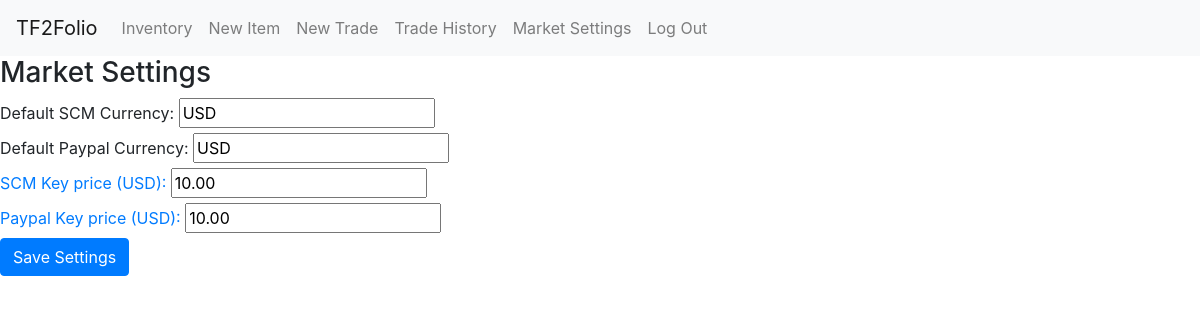
Screenshot of /currency_settings (signed in) with the database file from the repository.
### tf2folio/models.py (models this page shows, shortened)
class UserMarketSettings(models.Model):
    user = models.OneToOneField(User, on_delete=models.CASCADE, related_name='market_settings', null=True)
    default_scm_currency = models.CharField(max_length=3, choices=CURRENCY_CHOICES, default='EUR', null=True, blank=True)
    default_paypal_currency = models.CharField(max_length=3, choices=CURRENCY_CHOICES, default='USD', null=True, blank=True)
    scm_key_price_dollars = models.DecimalField(max_digits=4, decimal_places=2, default='2.2')
    paypal_key_price_dollars = models.DecimalField(max_digits=4, decimal_places=2, default='1.7')

### tf2folio/views.py (the view)
# urls.py: path("currency_settings", views.currency_settings, name="currency_settings"),
def currency_settings(request):
    form = CurrencySettingsForm(request.POST or None, instance=request.user.market_settings)
    if request.method == 'POST':
        if form.is_valid():
            form.save()
            return HttpResponseRedirect(reverse("index"))
        else:
            print(form.errors)
    return render(request, "tf2folio/currency-settings.html", {
        "settings_form": form
    })

### tf2folio/forms.py
class CurrencySettingsForm(forms.ModelForm):
    class Meta:
        model = UserMarketSettings
        fields = ['default_scm_currency', 'default_paypal_currency', 'scm_key_price_dollars', 'paypal_key_price_dollars']
        widgets = {
            'default_scm_currency': forms.Select(attrs={'class': 'currency-field'}),
            'default_paypal_currency': forms.Select(attrs={'class': 'currency-field'}),
        }

### tf2folio/templates/tf2folio/currency-settings.html (shortened to what this page needs)
{% extends "tf2folio/layout.html" %}
{% load static %}
{% block body %}
<form id="settings-form" class="item-form" action="{% url 'currency_settings' %}" method="POST">
    <h3 class="title">Market Settings</h3>
    <div class="trade-input-field">
        <label for="{{ settings_form.default_scm_currency.id_for_label }}" class="currency-label title">Default SCM Currency:</label>
        <input type="text" name="{{ settings_form.default_scm_currency.name }}" value="{{ settings_form.default_scm_currency.value }}" class="currency-field" list="currencies" />
    </div>
    <div class="trade-input-field">
        <label for="{{ settings_form.default_paypal_currency.id_for_label }}" class="currency-label title">Default Paypal Currency:</label>
        <input type="text" name="{{ settings_form.default_paypal_currency.name }}" value="{{ settings_form.default_paypal_currency.value }}" class="currency-field" list="currencies" />
    </div>
    <div class="trade-input-field">
        <label for="{{ settings_form.scm_key_price_dollars.id_for_label }}" class="amount-label title" ><a href="https://steamcommunity.com/market/listings/440/Mann%20Co.%20Supply%20Crate%20Key" target="_blank">SCM Key price (USD):</a></label>
        {{settings_form.scm_key_price_dollars}}
    </div>
    <div class="trade-input-field">
        <label for="{{ settings_form.paypal_key_price_dollars.id_for_label }}" class="amount-label title" ><a href="https://marketplace.tf/items/tf2/5021;6" target="_blank">Paypal Key price (USD):</a></label>
        {{settings_form.paypal_key_price_dollars}}
    </div>
    <button type="submit" class="btn btn-primary">Save Settings</button>
</form>
{% endblock %}

### rows the page displays
UserMarketSettings: default_scm_currency "USD", default_paypal_currency "USD", scm_key_price_dollars "10.00", paypal_key_price_dollars "10.00"
